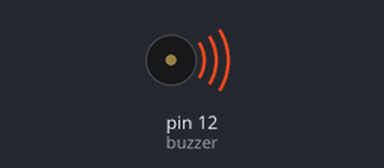
Recording of a sketch running on a simulated Arduino Uno, built with avr-gcc and run on an emulated ATmega328P. Parts: buzzer (waves = sounding).

Above: at 0.1 s.
Timing chart, 0 to 39.3 s (numbered marks = the images above):
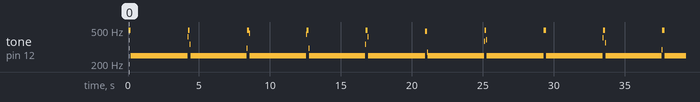

The sketch:

buzzer.ino
```cpp
int buzzer=12;

void setup() {
  pinMode(buzzer, OUTPUT);
}

void loop() {
  for (int i = 0; i < 80; i++) {
    digitalWrite(buzzer, HIGH);
    delay(1);
    digitalWrite(buzzer, LOW);
    delay(1);
  }
  for (int i = 0; i < 1000; i++) {
    digitalWrite(buzzer, HIGH);
    delay(2);
    digitalWrite(buzzer, LOW);
    delay(2);
  }
}
```

Measured:
- by itself, tone on pin 12 (buzzer): plays 496 Hz for 0.16 s, 249 Hz for 4.0 s, 418 Hz for 0.04 s, 496 Hz for 0.12 s, 340 Hz for 0.04 s, 249 Hz for 4.0 s … (34 notes in this stretch)
